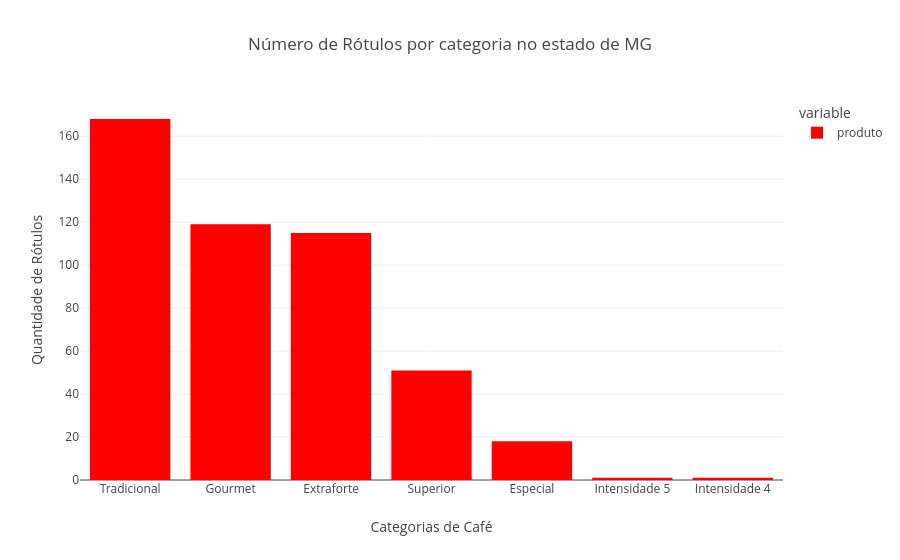

The cell this chart's notebook holds for it:
### Code cell
mg_categ_cafe = coffee_data.query('estado == "MG"').groupby(by='tipo_simbolo')['produto'].count().sort_values(ascending=False)

fig = px.bar(mg_categ_cafe, labels={'tipo_simbolo': 'Categorias de Café', 'value': 'Quantidade de Rótulos'}, title='Número de Rótulos por categoria no estado de MG')
fig.update_traces(marker_color='red')

### Figure 1 — Plotly figure (JSON) as saved in the notebook; plotly's stock layout.template omitted (floating-point values rounded to 4 significant figures)
{"data": [{"hovertemplate": "variable=produto<br>Categorias de Café=%{x}<br>Quantidade de Rótulos=%{y}<extra></extra>", "legendgroup": "produto", "marker": {"color": "red", "pattern": {"shape": ""}}, "name": "produto", "orientation": "v", "showlegend": true, "textposition": "auto", "type": "bar", "x": ["Tradicional", "Gourmet", "Extraforte", "Superior", "Especial", "Intensidade 5", "Intensidade 4"], "xaxis": "x", "y": [168, 119, 115, 51, 18, 1, 1], "yaxis": "y"}], "layout": {"barmode": "relative", "legend": {"title": {"text": "variable"}, "tracegroupgap": 0}, "title": {"text": "Número de Rótulos por categoria no estado de MG"}, "xaxis": {"anchor": "y", "domain": [0, 1], "title": {"text": "Categorias de Café"}}, "yaxis": {"anchor": "x", "domain": [0, 1], "title": {"text": "Quantidade de Rótulos"}}}}
